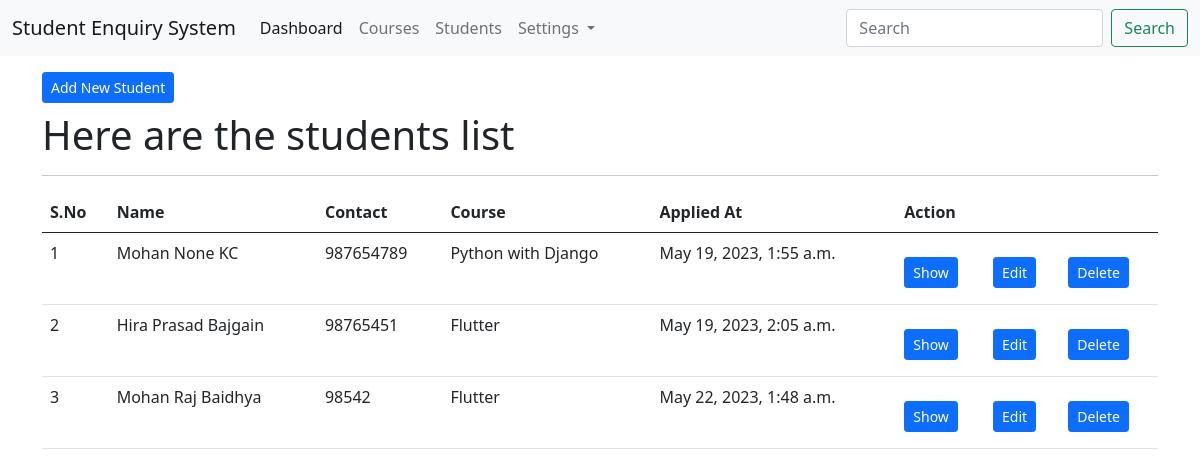
Page /students/list/ on the committed database.
### app_students/models.py (models this page shows, shortened)
class StudentModel(models.Model):
    first_name = models.CharField(max_length=200)
    middle_name = models.CharField(max_length=200, null=True, blank=True)
    last_name = models.CharField(max_length=200)
    email = models.EmailField(unique=True)
    contact = models.CharField(max_length=20)
    address =  models.CharField(max_length=200)
    current_degree = models.CharField(max_length=200)
    profile_img = models.FileField(upload_to='students/profiles/', null=True, blank=True)
    course = models.ForeignKey(CourseModel, on_delete=models.CASCADE)
    created_at = models.DateTimeField(auto_now_add=True)
    class Meta:
        db_table = 'tbl_students'

### app_courses/models.py (models this page shows, shortened)
class CourseModel(models.Model):
    course_name = models.CharField(max_length=200)
    course_code = models.CharField(max_length=100)
    class Meta:
        db_table = "tbl_courses"

### app_students/views.py (the view)
# urls.py: path('list/', views.student_index, name='student-index'),
def student_index(request):
    students = StudentModel.objects.all()
    context = {
        "students" : students,
        "title": "SES | Student List",
        "body_title": "Here are the students list"
        }
    return render(request, "students/index.html", context)

### templates/students/index.html (shortened to what this page needs)
{% extends 'layouts/master.html' %}
{% block content %}
<div class="container">
    <a href="{% url 'student-create' %}" class="btn btn-primary btn-sm mt-3 mb-2">Add New Student</a>
    <h1>{{ body_title }}</h1>
    <hr>
    <table class="table table-hover">
        <thead>
            <tr>
                <th>S.No</th>
                <th>Name</th>
                <th>Contact</th>
                <th>Course</th>
                <th>Applied At</th>
                <th colspan="3">Action</th>
            </tr>
        </thead>
        <tbody>
            {% for val in students %}
            <tr>
                <td>{{ forloop.counter }}</td>
                <td>{{ val.first_name }} {{ val.middle_name }} {{ val.last_name }}</td>
                <td>{{ val.contact }}</td>
                <td>{{ val.course.course_name }}</td>
                <td>{{ val.created_at }}</td>
                <td><a href="{% url 'student-show' val.id %}"
                    class="btn btn-primary btn-sm mt-3 mb-2">Show</a>
                </td>
                <td><a href="{% url 'student-edit' val.id %}"
                    class="btn btn-primary btn-sm mt-3 mb-2">Edit</a>
                </td>
                <td><a href="{% url 'student-show' val.id %}"
                    class="btn btn-primary btn-sm mt-3 mb-2">Delete</a>
                </td>
            </tr>
            {% endfor %}
        </tbody>
    </table>
</div>
{% endblock %}

### rows in the picture
StudentModel: first_name "Mohan", middle_name "None", last_name "KC", contact "987654789", course.course_name "Python with Django", created_at "May 19, 2023, 1:55 a.m."
StudentModel: first_name "Hira", middle_name "Prasad", last_name "Bajgain", contact "98765451", course.course_name "Flutter", created_at "May 19, 2023, 2:05 a.m."
StudentModel: first_name "Mohan", middle_name "Raj", last_name "Baidhya", contact "98542", course.course_name "Flutter", created_at "May 22, 2023, 1:48 a.m."

### other values in the picture
{{ body_title }} "Here are the students list"
